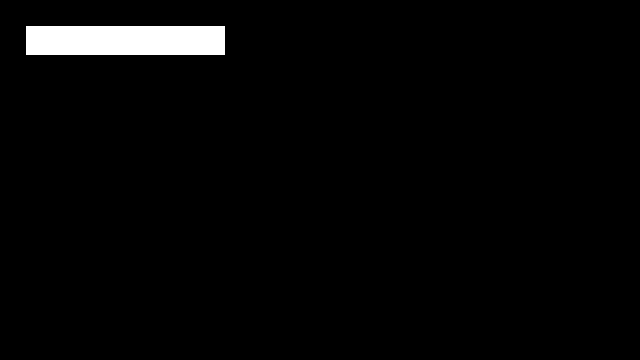
Frame 1 (no input)
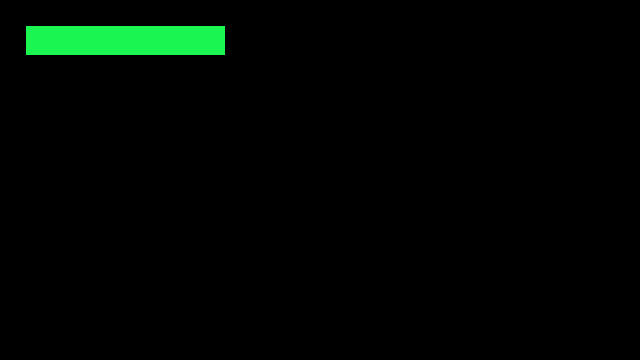
Frame 60 (the mouse pressed at the canvas centre just before this capture)
Frame 120 (the mouse held since frame 60 and released just before this capture): identical to frame 60, image omitted

The Processing sketch that drew these frames (run headless with seeded random() and noise(); from frame 60 on, the mouse is pressed at the canvas centre):

// Processing sketch: pbClass
// ── pbClass.pde
void setup(){
  size(640,360);
}

void draw(){
  background(0);
  //fill(255,255,255);
  rect(25,25,200,30);
  Double p = new Double(1);
  //GoalProgressBar pb = new GoalProgressBar(p, 25, 25);
  float bar = (float) (p/100);
  fill(27,245,81);
  rect(25, 25, bar, 30, 35);
}
